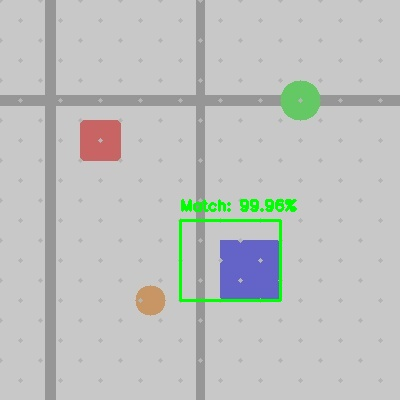
#> input picture examples/result.jpg, 400 x 400 px
$ python region_finder.py examples/result.jpg examples/result.jpg out.png
#> lines starting #> are read from the running program, lines starting #| are printed output that depends on the picture; after the words box and inside, x2 and y2 are one past the last pixel; in counts of white or black regions, pixels touching at a corner belong together
"""
Region Finder - Find region location from view and minimap images
"""
import cv2
import numpy as np
import os
from typing import Tuple, Optional, Dict


class RegionFinder:
    """
    Class to find and match regions between a view image and a minimap.
    """

    def __init__(self, threshold: float = 0.7):
        """
        Initialize RegionFinder.

        Args:
            threshold: Matching threshold (0-1), higher means stricter matching
        """
        self.threshold = threshold

    def load_image(self, image_path: str) -> Optional[np.ndarray]:
        """
        Load an image from file path.

        Args:
            image_path: Path to the image file

        Returns:
            Image as numpy array or None if loading fails
        """
        try:
            if not os.path.exists(image_path):
                print(f"Error: File not found: {image_path}")
                return None

            image = cv2.imread(image_path)
            if image is None:
                print(f"Error: Could not load image from {image_path}. Check if the file format is supported (jpg, png, etc.)")
                return None
            return image
        except Exception as e:
            print(f"Error loading image: {e}")
            return None

    def find_region(self, view_image_path: str, minimap_image_path: str) -> Optional[Dict]:
        """
        Find the region in the minimap that corresponds to the view image.

        Args:
            view_image_path: Path to the main view image
            minimap_image_path: Path to the minimap image

        Returns:
            Dictionary with region information or None if not found
        """
        # Load images
        view = self.load_image(view_image_path)
        minimap = self.load_image(minimap_image_path)

        if view is None or minimap is None:
            return None

        # Convert to grayscale for template matching
        view_gray = cv2.cvtColor(view, cv2.COLOR_BGR2GRAY)
        minimap_gray = cv2.cvtColor(minimap, cv2.COLOR_BGR2GRAY)

        # Try to find the view in the minimap using template matching
        result = cv2.matchTemplate(minimap_gray, view_gray, cv2.TM_CCOEFF_NORMED)
        min_val, max_val, min_loc, max_loc = cv2.minMaxLoc(result)

        # Check if match is good enough
        if max_val >= self.threshold:
            # Get dimensions
            h, w = view_gray.shape
            top_left = max_loc
            bottom_right = (top_left[0] + w, top_left[1] + h)

            return {
                'found': True,
                'confidence': float(max_val),
                'position': {
                    'x': int(top_left[0]),
                    'y': int(top_left[1]),
                    'width': int(w),
                    'height': int(h)
                },
                'top_left': top_left,
                'bottom_right': bottom_right
            }
        else:
            return {
                'found': False,
                'confidence': float(max_val),
                'message': f'No match found with confidence >= {self.threshold}'
            }

    # [48 lines left out: function find_region_from_images, not called in this run]

    def visualize_match(self, minimap_image_path: str, region_info: Dict, output_path: str = 'result.jpg') -> bool:
        """
        Visualize the matched region on the minimap and save to file.

        Args:
            minimap_image_path: Path to the minimap image
            region_info: Region information from find_region
            output_path: Path to save the visualization

        Returns:
            True if successful, False otherwise
        """
        if not region_info or not region_info.get('found'):
            print("No valid region to visualize")
            return False

        minimap = self.load_image(minimap_image_path)
        if minimap is None:
            return False

        # Draw rectangle on the minimap
        top_left = region_info['top_left']
        bottom_right = region_info['bottom_right']
        cv2.rectangle(minimap, top_left, bottom_right, (0, 255, 0), 2)

        # Add confidence text
        confidence = region_info['confidence']
        text = f"Match: {confidence:.2%}"
        cv2.putText(minimap, text, (top_left[0], top_left[1] - 10),
                   cv2.FONT_HERSHEY_SIMPLEX, 0.5, (0, 255, 0), 2)

        # Save result
        try:
            cv2.imwrite(output_path, minimap)
            print(f"Visualization saved to {output_path}")
            return True
        except Exception as e:
            print(f"Error saving visualization: {e}")
            return False


def main():
    """
    Main function demonstrating usage.
    """
    import sys
    import os

    script_name = os.path.basename(sys.argv[0])

    if len(sys.argv) < 3:
        print(f"Usage: python {script_name} <view_image> <minimap_image> [output_image]")
        print("\nExample:")
        print(f"  python {script_name} view.jpg minimap.jpg result.jpg")
        sys.exit(1)

    view_path = sys.argv[1]
    minimap_path = sys.argv[2]
    output_path = sys.argv[3] if len(sys.argv) > 3 else 'result.jpg'

    # Create finder instance
    finder = RegionFinder(threshold=0.6)

    # Find region
    print(f"Searching for region in minimap...")
    print(f"View image: {view_path}")
    print(f"Minimap image: {minimap_path}")

    result = finder.find_region(view_path, minimap_path)
#> in load_image, image is the input picture: shape (400, 400, 3); mean B, G, R 191.5, 193.4, 190.8
#> in find_region, `view_gray = cv2.cvtColor(view, cv2.COLOR_BGR2GRAY)`:
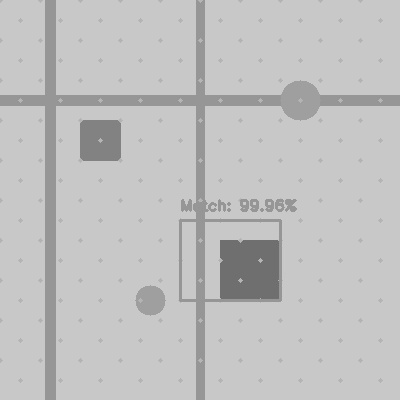
#> view_gray: shape (400, 400); min 102, max 209, mean 192.4
#> in find_region, `result = cv2.matchTemplate(minimap_gray, view_gray, cv2.TM_CCOEFF_NORM..`: result = [1]
#> in find_region, `min_val, max_val, min_loc, max_loc = cv2.minMaxLoc(result)`: min_val = 1; min_loc = (0, 0)
#> in find_region, `bottom_right = (top_left[0] + w, top_left[1] + h)`: bottom_right = (400, 400)
#> result = 5 items

    if result and result.get('found'):
        print(f"\n✓ Region found!")
        print(f"  Confidence: {result['confidence']:.2%}")
#|   Confidence: 100.00%
        print(f"  Position: x={result['position']['x']}, y={result['position']['y']}")
#|   Position: x=0, y=0
        print(f"  Size: {result['position']['width']}x{result['position']['height']}")
#|   Size: 400x400

        # Visualize the match
        finder.visualize_match(minimap_path, result, output_path)
#> in visualize_match, `top_left = region_info['top_left']`: top_left = (0, 0)
#> in visualize_match, `bottom_right = region_info['bottom_right']`: bottom_right = (400, 400)
#> in visualize_match, `cv2.rectangle(minimap, top_left, bottom_right, (0, 255, 0), 2)`:
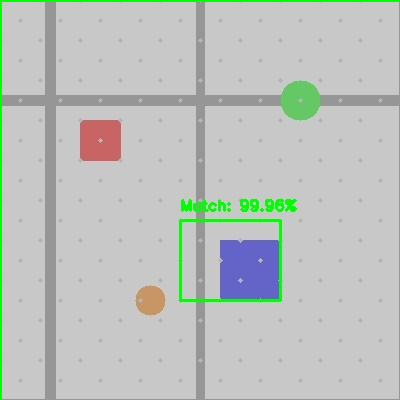
#> minimap: shape (400, 400, 3); 1.49% of pixels changed, all inside (x1, y1, x2, y2) = (0, 0, 400, 400)
#> in visualize_match, `confidence = region_info['confidence']`: confidence = 1
#> in visualize_match, `text = f"Match: {confidence:.2%}"`: text = 'Match: 100.00%'
    else:
        print(f"\n✗ Region not found")
        if result:
            print(f"  Best confidence: {result['confidence']:.2%}")
            print(f"  {result.get('message', '')}")


if __name__ == "__main__":
    main()

$ run again, with examples/view.jpg copied over examples/result.jpg
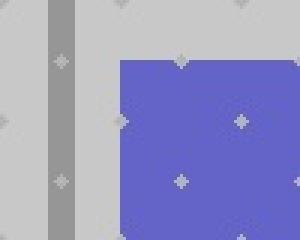
#> input picture examples/view.jpg, 100 x 80 px (shown 3 times larger)
#> in load_image, image is the input picture: shape (80, 100, 3); mean B, G, R 195.3, 150.9, 151
#> in find_region, `view_gray = cv2.cvtColor(view, cv2.COLOR_BGR2GRAY)`:
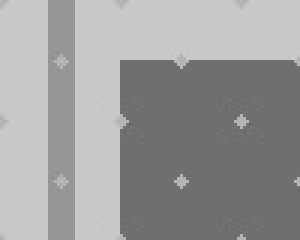
#> view_gray: shape (80, 100) (shown 3 times larger); min 105, max 203, mean 155.9
#> in find_region, `result = cv2.matchTemplate(minimap_gray, view_gray, cv2.TM_CCOEFF_NORM..`: result = [1]
#> min_val = 1; min_loc = (0, 0)
#> in find_region, `bottom_right = (top_left[0] + w, top_left[1] + h)`: bottom_right = (100, 80)
#> in main, `result = finder.find_region(view_path, minimap_path)`: result = 5 items
#|   Confidence: 100.00%
#|   Position: x=0, y=0
#|   Size: 100x80
#> in visualize_match, `top_left = region_info['top_left']`: top_left = (0, 0)
#> in visualize_match, `bottom_right = region_info['bottom_right']`: bottom_right = (100, 80)
#> in visualize_match, `cv2.rectangle(minimap, top_left, bottom_right, (0, 255, 0), 2)`:
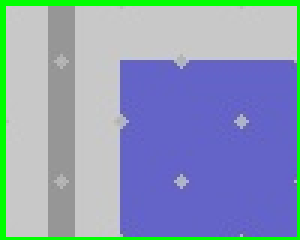
#> minimap: shape (80, 100, 3) (shown 3 times larger); 6.64% of pixels changed, all inside (x1, y1, x2, y2) = (0, 0, 100, 80)
#> confidence = 1
#> text = 'Match: 100.00%'
